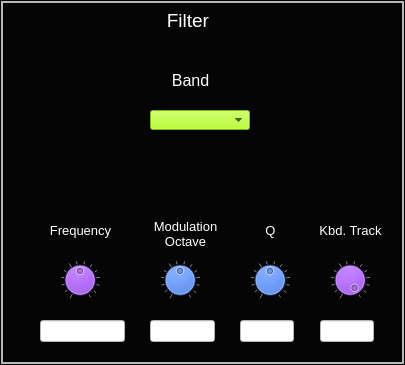
  <widget class="CustomFrame" name="frame_MSOsynthFilter">
   <property name="geometry">
    <rect>
     <x>810</x>
     <y>5</y>
     <width>405</width>
     <height>365</height>
    </rect>
   </property>
   <property name="styleSheet">
    <string notr="true">background-color: rgb(5, 5, 5);
color: rgb(255, 255, 255);</string>
   </property>
   <property name="frameShape">
    <enum>QFrame::Box</enum>
   </property>
   <property name="frameShadow">
    <enum>QFrame::Raised</enum>
   </property>
   <property name="lineWidth">
    <number>1</number>
   </property>
   <property name="midLineWidth">
    <number>2</number>
   </property>
   <widget class="CustomDial" name="dial_MsoSynthFilterFreq">
    <property name="geometry">
     <rect>
      <x>60</x>
      <y>260</y>
      <width>40</width>
      <height>40</height>
     </rect>
    </property>
    <property name="focusPolicy">
     <enum>Qt::NoFocus</enum>
    </property>
    <property name="styleSheet">
     <string notr="true">background-color: rgb(170, 85, 255);</string>
    </property>
    <property name="maximum">
     <number>100</number>
    </property>
    <property name="value">
     <number>50</number>
    </property>
    <property name="wrapping">
     <bool>false</bool>
    </property>
    <property name="notchTarget">
     <double>8.000000000000000</double>
    </property>
    <property name="notchesVisible">
     <bool>true</bool>
    </property>
   </widget>
   <widget class="CustomDial" name="dial_MsoSynthFilterOctave">
    <property name="geometry">
     <rect>
      <x>160</x>
      <y>260</y>
      <width>40</width>
      <height>40</height>
     </rect>
    </property>
    <property name="focusPolicy">
     <enum>Qt::NoFocus</enum>
    </property>
    <property name="styleSheet">
     <string notr="true">background-color: rgb(0, 85, 255);</string>
    </property>
    <property name="maximum">
     <number>100</number>
    </property>
    <property name="value">
     <number>50</number>
    </property>
    <property name="wrapping">
     <bool>false</bool>
    </property>
    <property name="notchTarget">
     <double>8.000000000000000</double>
    </property>
    <property name="notchesVisible">
     <bool>true</bool>
    </property>
   </widget>
   <widget class="QLabel" name="label_100">
    <property name="geometry">
     <rect>
      <x>40</x>
      <y>220</y>
      <width>81</width>
      <height>21</height>
     </rect>
    </property>
    <property name="font">
     <font>
      <pointsize>10</pointsize>
     </font>
    </property>
    <property name="styleSheet">
     <string notr="true">color: rgb(255, 255, 255);</string>
    </property>
    <property name="text">
     <string>Frequency</string>
    </property>
    <property name="alignment">
     <set>Qt::AlignCenter</set>
    </property>
   </widget>
   <widget class="QLabel" name="label_108">
    <property name="geometry">
     <rect>
      <x>150</x>
      <y>213</y>
      <width>71</width>
      <height>41</height>
     </rect>
    </property>
    <property name="font">
     <font>
      <pointsize>10</pointsize>
     </font>
    </property>
    <property name="styleSheet">
     <string notr="true">color: rgb(255, 255, 255);</string>
    </property>
    <property name="text">
     <string>Modulation
Octave</string>
    </property>
    <property name="alignment">
     <set>Qt::AlignCenter</set>
    </property>
   </widget>
   <widget class="CustomDial" name="dial_MsoSynthFilterQ">
    <property name="geometry">
     <rect>
      <x>250</x>
      <y>260</y>
      <width>40</width>
      <height>40</height>
     </rect>
    </property>
    <property name="focusPolicy">
     <enum>Qt::NoFocus</enum>
    </property>
    <property name="styleSheet">
     <string notr="true">background-color: rgb(0, 85, 255);</string>
    </property>
    <property name="maximum">
     <number>100</number>
    </property>
    <property name="value">
     <number>50</number>
    </property>
    <property name="wrapping">
     <bool>false</bool>
    </property>
    <property name="notchTarget">
     <double>8.000000000000000</double>
    </property>
    <property name="notchesVisible">
     <bool>true</bool>
    </property>
   </widget>
   <widget class="QLabel" name="label_113">
    <property name="geometry">
     <rect>
      <x>230</x>
      <y>220</y>
      <width>81</width>
      <height>21</height>
     </rect>
    </property>
    <property name="font">
     <font>
      <pointsize>10</pointsize>
     </font>
    </property>
    <property name="styleSheet">
     <string notr="true">color: rgb(255, 255, 255);</string>
    </property>
    <property name="text">
     <string>Q</string>
    </property>
    <property name="alignment">
     <set>Qt::AlignCenter</set>
    </property>
   </widget>
   <widget class="CustomDial" name="dial_MsoSynthFilterKbdTrack">
    <property name="geometry">
     <rect>
      <x>330</x>
      <y>260</y>
      <width>40</width>
      <height>40</height>
     </rect>
    </property>
    <property name="focusPolicy">
     <enum>Qt::NoFocus</enum>
    </property>
    <property name="styleSheet">
     <string notr="true">background-color: rgb(170, 85, 255);</string>
    </property>
    <property name="maximum">
     <number>100</number>
    </property>
    <property name="value">
     <number>100</number>
    </property>
    <property name="wrapping">
     <bool>false</bool>
    </property>
    <property name="notchTarget">
     <double>8.000000000000000</double>
    </property>
    <property name="notchesVisible">
     <bool>true</bool>
    </property>
   </widget>
   <widget class="QLabel" name="label_130">
    <property name="geometry">
     <rect>
      <x>310</x>
      <y>220</y>
      <width>81</width>
      <height>21</height>
     </rect>
    </property>
    <property name="font">
     <font>
      <pointsize>10</pointsize>
     </font>
    </property>
    <property name="styleSheet">
     <string notr="true">color: rgb(255, 255, 255);</string>
    </property>
    <property name="text">
     <string>Kbd. Track</string>
    </property>
    <property name="alignment">
     <set>Qt::AlignCenter</set>
    </property>
   </widget>
   <widget class="QLineEdit" name="lineEdit_MsoSynthFilterFreq">
    <property name="geometry">
     <rect>
      <x>40</x>
      <y>320</y>
      <width>85</width>
      <height>22</height>
     </rect>
    </property>
    <property name="styleSheet">
     <string notr="true">background-color: rgb(255, 255, 255);
color: rgb(0, 0, 0);</string>
    </property>
    <property name="alignment">
     <set>Qt::AlignCenter</set>
    </property>
    <property name="readOnly">
     <bool>true</bool>
    </property>
   </widget>
   <widget class="QLineEdit" name="lineEdit_MsoSynthFilterOctave">
    <property name="geometry">
     <rect>
      <x>150</x>
      <y>320</y>
      <width>65</width>
      <height>22</height>
     </rect>
    </property>
    <property name="styleSheet">
     <string notr="true">background-color: rgb(255, 255, 255);
color: rgb(0, 0, 0);</string>
    </property>
    <property name="alignment">
     <set>Qt::AlignCenter</set>
    </property>
    <property name="readOnly">
     <bool>true</bool>
    </property>
   </widget>
   <widget class="QLineEdit" name="lineEdit_MsoSynthFilterQ">
    <property name="geometry">
     <rect>
      <x>240</x>
      <y>320</y>
      <width>54</width>
      <height>22</height>
     </rect>
    </property>
    <property name="styleSheet">
     <string notr="true">background-color: rgb(255, 255, 255);
color: rgb(0, 0, 0);</string>
    </property>
    <property name="alignment">
     <set>Qt::AlignCenter</set>
    </property>
    <property name="readOnly">
     <bool>true</bool>
    </property>
   </widget>
   <widget class="QLineEdit" name="lineEdit_MsoSynthFilterKbdTrack">
    <property name="geometry">
     <rect>
      <x>320</x>
      <y>320</y>
      <width>54</width>
      <height>22</height>
     </rect>
    </property>
    <property name="styleSheet">
     <string notr="true">background-color: rgb(255, 255, 255);
color: rgb(0, 0, 0);</string>
    </property>
    <property name="alignment">
     <set>Qt::AlignCenter</set>
    </property>
    <property name="readOnly">
     <bool>true</bool>
    </property>
   </widget>
   <widget class="QLabel" name="label_87">
    <property name="geometry">
     <rect>
      <x>160</x>
      <y>70</y>
      <width>61</width>
      <height>21</height>
     </rect>
    </property>
    <property name="font">
     <font>
      <pointsize>12</pointsize>
     </font>
    </property>
    <property name="styleSheet">
     <string notr="true">color: rgb(255, 255, 255);</string>
    </property>
    <property name="text">
     <string>Band</string>
    </property>
    <property name="alignment">
     <set>Qt::AlignCenter</set>
    </property>
   </widget>
   <widget class="CustomComboBox" name="comboBox_MsoSynthFilterBand">
    <property name="geometry">
     <rect>
      <x>150</x>
      <y>110</y>
      <width>100</width>
      <height>20</height>
     </rect>
    </property>
    <property name="font">
     <font>
      <pointsize>8</pointsize>
     </font>
    </property>
    <property name="focusPolicy">
     <enum>Qt::NoFocus</enum>
    </property>
    <property name="styleSheet">
     <string notr="true">selection-background-color: rgb(255, 0, 0);
color: rgb(0,0,0);
border-color: rgb(0, 0, 0);
background-color: rgb(170, 255, 0);
</string>
    </property>
    <property name="currentText">
     <string/>
    </property>
    <property name="currentIndex">
     <number>-1</number>
    </property>
    <property name="maxVisibleItems">
     <number>4</number>
    </property>
   </widget>
   <widget class="QLabel" name="label_101">
    <property name="geometry">
     <rect>
      <x>150</x>
      <y>10</y>
      <width>81</width>
      <height>21</height>
     </rect>
    </property>
    <property name="font">
     <font>
      <pointsize>14</pointsize>
     </font>
    </property>
    <property name="styleSheet">
     <string notr="true">color: rgb(255, 255, 255);</string>
    </property>
    <property name="text">
     <string>Filter </string>
    </property>
    <property name="alignment">
     <set>Qt::AlignCenter</set>
    </property>
   </widget>
  </widget>
